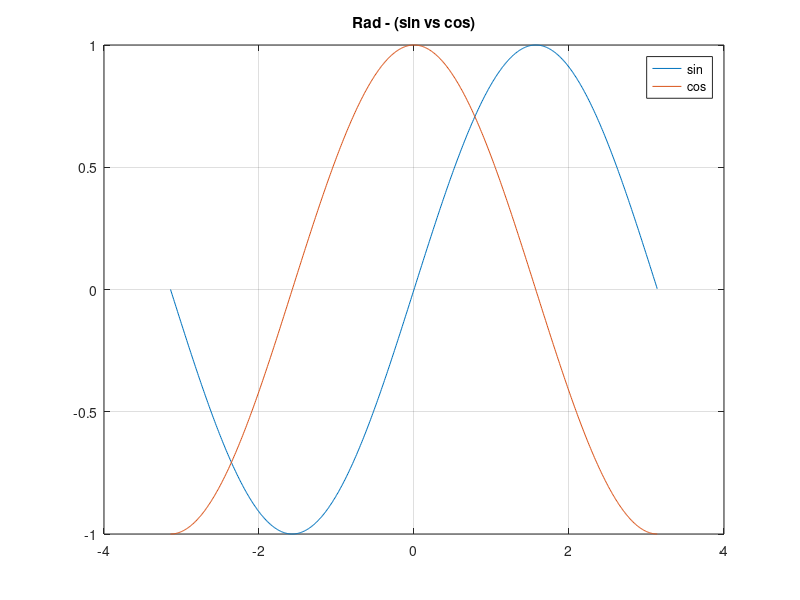
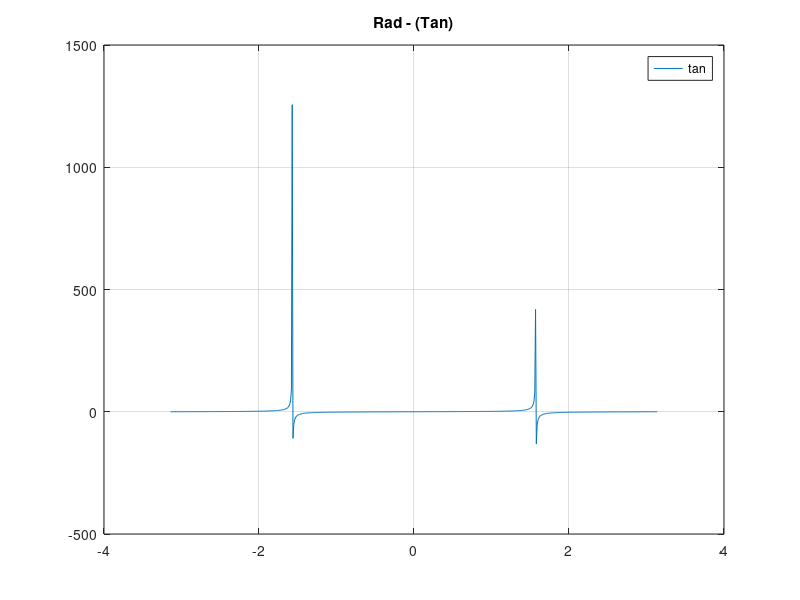

Source code (MATLAB) for these figures, in order:
#figure('Trigonometry');
figure('name','Trigonometry - Sin vs Cos');
x=[-pi:0.01:pi];

y = sin(x);
y2 = cos(x);

% Plot the signal versus time:
plot(x,y);
hold on;
plot(x,y2);
grid on;
%xlabel('time (in seconds)');
title('Rad - (sin vs cos)');
legend('sin', 'cos')

figure('name','Trigonometry - Tan');

y3 = tan(x);

plot(x,y3);
grid on;

title('Rad - (Tan)');
legend('tan')
